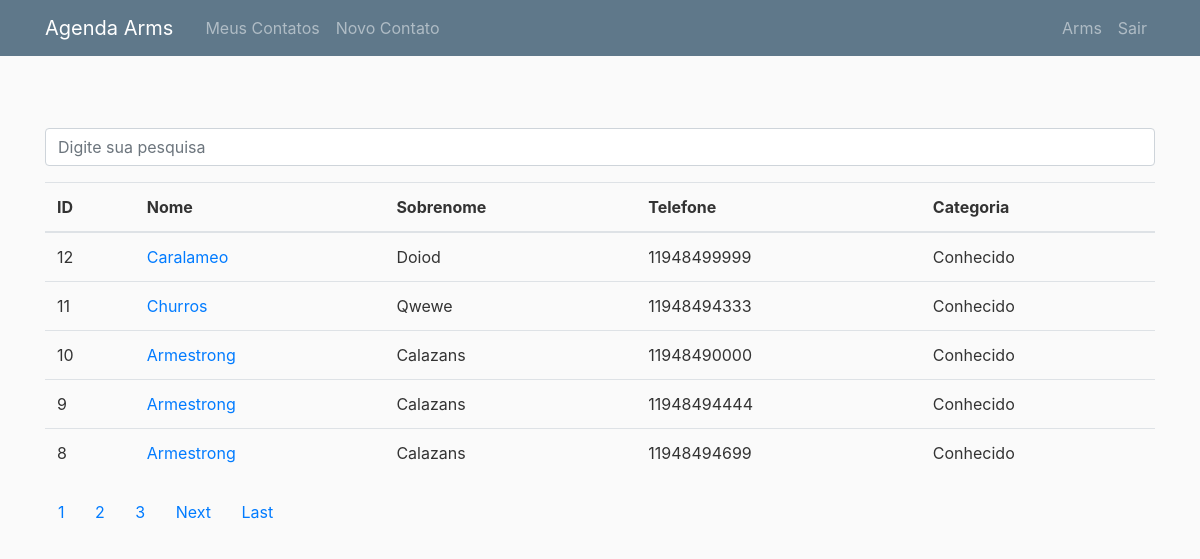
/usuario/arms (signed in), run on the app's committed database.
### contatos/models.py (models this page shows, shortened)
class Contato(models.Model):
    class Categoria(models.TextChoices):
        FAMILIA = "Família"
        AMIGO = "Amigo"
        CONHECIDO = "Conhecido"
        VIZINHO = "Vizinho(a)"
    criador = models.ForeignKey(User, on_delete=models.CASCADE)
    nome = models.CharField(max_length=40)
    sobrenome = models.CharField(max_length=40, blank=True)
    telefone = models.CharField(max_length=40)
    email = models.CharField(max_length=40, blank=True)
    data_criacao = models.DateTimeField(default=timezone.now)
    descricao = models.TextField(blank=True)
    categoria = models.CharField(max_length=50, choices=Categoria.choices, default=Categoria.CONHECIDO)
    mostrar = models.BooleanField(default=True)
    foto = models.ImageField(default='default.jpg', upload_to='pictures/%Y/%m/%d')

### contatos/views.py (the view)
# urls.py: path('usuario/<str:username>', MeusContatos.as_view(), name='usuario-contato'),
class MeusContatos(ListView):
    model = Contato
    template_name = 'tmpl_contatos/meus_contatos.html'
    context_object_name = 'posts'
    paginate_by = 5
    def get_queryset(self):
        user = get_object_or_404(User, username=self.kwargs.get('username'))
        return Contato.objects.filter(criador=user).order_by('-data_criacao')

### contatos/templates/tmpl_contatos/meus_contatos.html (shortened to what this page needs)
{% extends 'base.html' %}
{%block 'conteudo' %}
  {% if 'accounts' not in request.path %}
    <br><br>
    <form method="get" action="{% url 'busca' %}">
        <div class="form-group row">
            <div class="col-12">
                <input class="form-control"
                       type="search" value="{{ request.GET.termo }}"
                       id="search-input"
                       placeholder="Digite sua pesquisa"
                       name="termo">
            </div>
        </div>
    </form>
{%endif%}
<div class="table-responsive-xl">
<table class="table">
    <thead>
    <tr>
        <th>ID</th>
        <th  scope="col">Nome</th>
        <th  scope="col">Sobrenome</th>
        <th  scope="col">Telefone</th>
        <th  scope="col">Categoria</th>
    </tr>
    </thead>
    <tbody>
    {% for post in posts %}
    <tr scope="row">
        <td>{{post.id}}</td>
        <td>
            <a href="{% url 'ver_contato' post.id %}">{{post.nome}}</a>
        </td>
        <td>{{post.sobrenome}}</td>
        <td>{{post.telefone}}</td>
        <td>{{post.categoria}}</td>
    </tr>
    {% endfor %}
    </tbody>
</table>
</div>
    {% if is_paginated %}
        {% for num in page_obj.paginator.page_range %}
            {% if page_obj.number == num %}
                <a class="btn bnt-info mb-4" href="?page={{ num }}">{{ num }}</a>
            {% elif num > page_obj.number|add:'-3' and num < page_obj.number|add:'3' %}
                <a class="btn bnt-outline-info mb-4" href="?page={{ num }}">{{ num }}</a>
            {% endif %}
        {% endfor %}
        {% if page_obj.has_next %}
            <a class="btn bnt-outline-info mb-4" href="?page={{page_obj.next_page_number}}">Next</a>
            <a class="btn bnt-outline-info mb-4" href="?page={{page_obj.paginator.num_pages}}">Last</a>
        {% endif %}
    {% endif %}
{% endblock %}

### templates/parciais/_nav.html (shortened to what this page needs)
<nav class="navbar navbar-expand-md navbar-dark bg-steel fixed-top">
        <div class="container">
            {% if user.is_authenticated %}
            <a class="navbar-brand mr-4" href="{% url 'index' %}">Agenda {{user.username.title}}</a>
            {% else %}
            <a class="navbar-brand mr-4" href="{% url 'index' %}">Sua Agenda</a>
            {% endif %}
            <div class="collapse navbar-collapse" id="navbarToggle">
                <div class="navbar-nav mr-auto">
                    {% if user.is_authenticated %}
                    <a class="nav-item nav-link" href="{% url 'usuario-contato' user.username %}">Meus Contatos</a>
                    <a class="nav-item nav-link" href="{% url 'dashboard' %}">Novo Contato</a>
                    {% else%}
                    <a class="nav-item nav-link" href="{% url 'index' %}">Pagina Inicial</a>
                    {% endif %}
                </div>
                <div class="navbar-nav">
                    {% if user.is_authenticated %}
                        <a class="nav-item nav-link" href="{% url 'usuario-contato' user.username  %}">{{user.username.title}}</a>
                        <a class="nav-item nav-link" href="{% url 'logout' %}">Sair</a>
                    {% else %}
                        <a class="nav-item nav-link" href="{% url 'login' %}">Login</a>
                        <a class="nav-item nav-link" href="{% url 'register' %}">Cadastrar</a>
                    {% endif %}
                </div>
            </div>
        </div>
    </nav>

### templates/static/main.css (style rules this page uses)
body { background: #fafafa; color: #333333; margin-top: 5rem; }
.bg-steel { background-color: #5f788a; }

### data on the page
Contato: id "12", nome "Caralameo", sobrenome "Doiod", telefone "11948499999", categoria "Conhecido"
Contato: id "11", nome "Churros", sobrenome "Qwewe", telefone "11948494333", categoria "Conhecido"
Contato: id "10", nome "Armestrong", sobrenome "Calazans", telefone "11948490000", categoria "Conhecido"
Contato: id "9", nome "Armestrong", sobrenome "Calazans", telefone "11948494444", categoria "Conhecido"
Contato: id "8", nome "Armestrong", sobrenome "Calazans", telefone "11948494699", categoria "Conhecido"

### other printed values
{{ user.username.title }} "Arms"
{{ num }} "1"
{{ num }} "2" "3"
